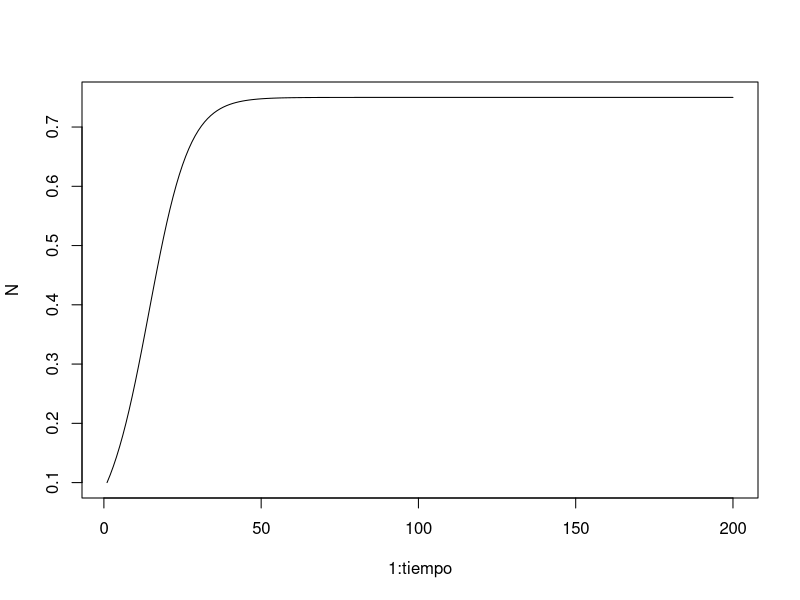

Here is the R script that generated this plot:
c <- 0.2; e <- 0.05

N <- c()

N0 <- 0.1

N[1] <- N0

tiempo <- 200

for(i in 2:tiempo){
  N[i] <- N[i-1] + c*N[i-1] * (1 - N[i-1]) - e*N[i-1]
}

plot(1:tiempo, N, type = "l")
